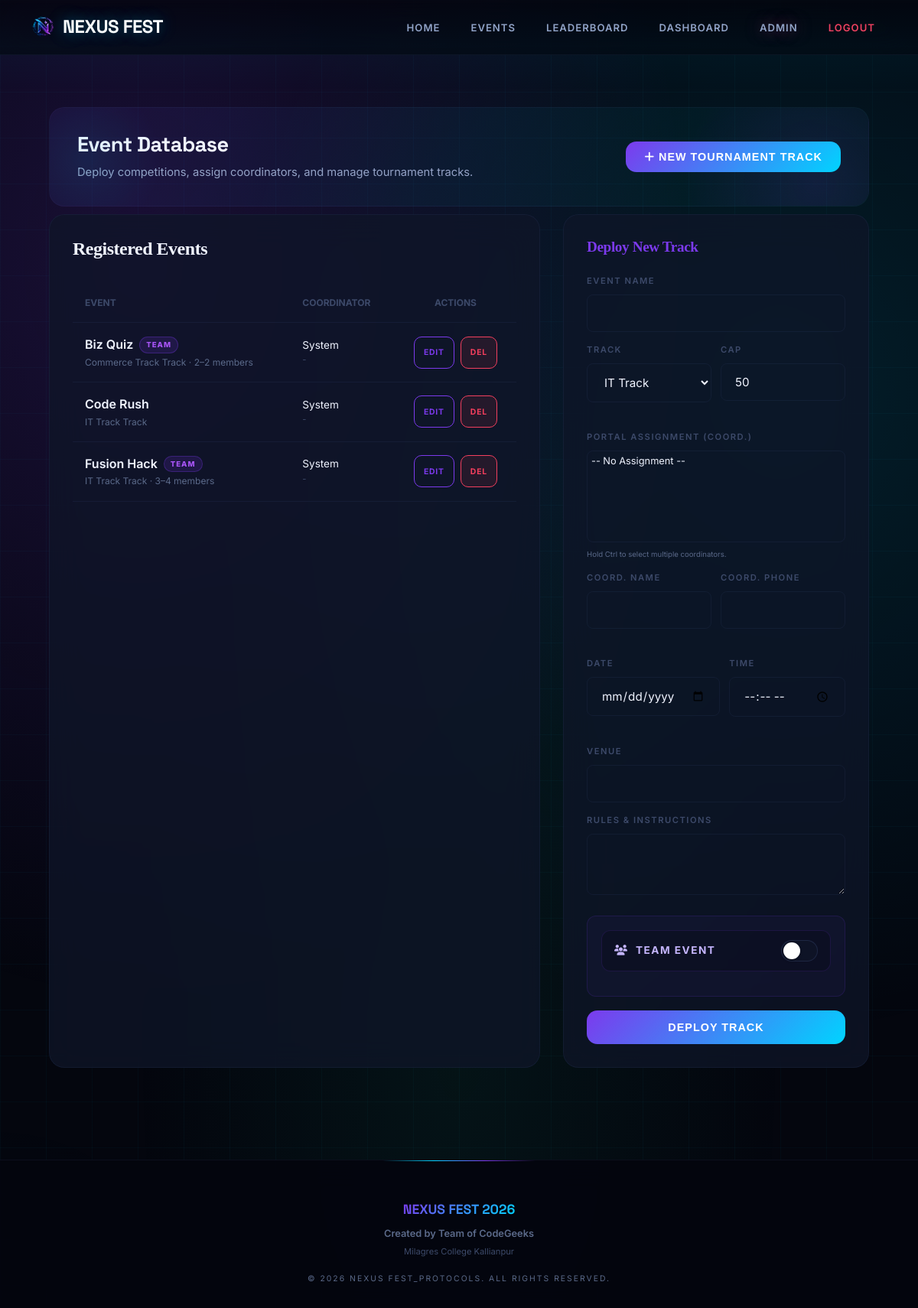
The app's page /admin_events.php (signed in) with its own data.
### tables this page shows
CREATE TABLE IF NOT EXISTS `events` (
  `id` int(11) NOT NULL AUTO_INCREMENT,
  `name` varchar(255) NOT NULL,
  `category` varchar(50) NOT NULL,
  `eligibility_stream` varchar(50) DEFAULT 'ALL',
  `description` text,
  `rules` text,
  `date` date DEFAULT NULL,
  `time` time DEFAULT NULL,
  `venue` varchar(255) DEFAULT NULL,
  `coordinator_name` varchar(255) DEFAULT NULL,
  `coordinator_phone` varchar(20) DEFAULT NULL,
  `coordinator_id` varchar(20) DEFAULT NULL,
  `max_participants` int(11) DEFAULT '0',
  `current_participants` int(11) DEFAULT '0',
  `image` varchar(255) DEFAULT NULL,
  `is_team_event` tinyint(1) DEFAULT '0',
  `min_team_size` int(11) DEFAULT '2',
  `max_team_size` int(11) DEFAULT '4',
  `status` enum('active','full','completed') DEFAULT 'active',
  `created_at` timestamp NOT NULL DEFAULT CURRENT_TIMESTAMP,
  PRIMARY KEY (`id`)
);

### admin_events.php (the view, shortened to what this page needs)
<?php
include 'includes/header.php';
$events = $pdo->query("SELECT * FROM events ORDER BY category, name")->fetchAll();
?>
<div style="padding: 40px;">
    <div class="dashboard-header">
        <div class="header-content">
            <h1>Event Database</h1>
            <p>Deploy competitions, assign coordinators, and manage tournament tracks.</p>
        </div>
        <div class="header-actions">
            <button onclick="resetForm()" class="btn-start-dash" style="width: auto; padding: 12px 24px;">
                <i class="fa-solid fa-plus"></i> NEW TOURNAMENT TRACK
            </button>
        </div>
    </div>
    <div style="display: grid; grid-template-columns: 1fr 400px; gap: 30px;">
        <div class="glass-panel-dash" style="padding: 30px;">
            <h2 style="font-family: 'Outfit'; font-size: 1.5rem; margin-bottom: 30px;">Registered Events</h2>
            <div style="overflow-x: auto;">
                <table style="width: 100%; border-collapse: collapse;">
                    <thead>
                        <tr style="border-bottom: 1px solid var(--border);">
                            <th
                                style="padding: 16px; text-align: left; color: var(--text-dim); font-size: 0.75rem; text-transform: uppercase;">
                                Event</th>
                            <th
                                style="padding: 16px; text-align: left; color: var(--text-dim); font-size: 0.75rem; text-transform: uppercase;">
                                Coordinator</th>
                            <th
                                style="padding: 16px; text-align: center; color: var(--text-dim); font-size: 0.75rem; text-transform: uppercase;">
                                Actions</th>
                        </tr>
                    </thead>
                    <tbody>
                        <?php foreach ($events as $ev): ?>
                            <tr style="border-bottom: 1px solid var(--border);">
                                <td style="padding: 16px;">
                                    <div style="font-weight: 600; display:flex; align-items:center; gap:8px;">
                                        <?= htmlspecialchars($ev['name']) ?>
                                        <?php if (!empty($ev['is_team_event'])): ?>
                                            <span
                                                style="font-size:0.6rem; font-weight:800; background:rgba(124,58,237,0.15); color:#a855f7; border:1px solid rgba(124,58,237,0.3); padding:2px 8px; border-radius:50px; letter-spacing:1px;">TEAM</span>
                                        <?php endif; ?>
                                    </div>
                                    <div style="font-size: 0.75rem; color: var(--text-muted);">
                                        <?= $ev['category'] ?> Track
                                        <?php if (!empty($ev['is_team_event'])): ?>
                                            · <?= $ev['min_team_size'] ?>–<?= $ev['max_team_size'] ?> members
                                        <?php endif; ?>
                                    </div>
                                </td>
                                <td style="padding: 16px;">
                                    <div style="font-size: 0.85rem; color: var(--text-main);">
                                        <?= htmlspecialchars($ev['coordinator_name'] ?: 'System') ?></div>
                                    <div style="font-size: 0.7rem; color: var(--text-dim);">
                                        <?= htmlspecialchars($ev['coordinator_id'] ?: '-') ?></div>
                                </td>
                                <td style="padding: 16px; text-align: center;">
                                    <div style="display: flex; gap: 8px; justify-content: center;">
                                        <button onclick='fillEditForm(<?= json_encode($ev) ?>)' class="btn-coord"
                                            style="padding: 6px 12px; font-size: 0.65rem; background: var(--bg-card); color: var(--primary); border-color: var(--primary);">EDIT</button>
                                        <form method="POST" onsubmit="return confirm('Delete this event?');"
                                            style="display:inline;">
                                            <button type="submit" class="btn-coord"
                                                style="padding: 6px 12px; font-size: 0.65rem; background: rgba(239, 68, 68, 0.1); color: var(--danger); border-color: var(--danger);">DEL</button>
                                        </form>
                                    </div>
                                </td>
                            </tr>
                        <?php endforeach; ?>
                    </tbody>
                </table>
            </div>
        </div>
        <div class="glass-panel-dash" style="padding: 30px;">
            <h3 id="form-title"
                style="font-family: 'Outfit'; font-size: 1.2rem; margin-bottom: 25px; color: var(--primary);">Deploy New
                Track</h3>
            <form id="event-form" method="POST">
                <div class="form-group" style="margin-bottom: 15px;">
                    <label style="color: var(--text-dim); font-size: 0.7rem;">Event Name</label>
                    <input type="text" name="name" id="field-name" required
                        style="background: var(--bg-dark); border: 1px solid var(--border); border-radius: 8px;">
                </div>
                <div style="display: grid; grid-template-columns: 1fr 1fr; gap: 12px; margin-bottom: 15px;">
                    <div class="form-group">
                        <label style="color: var(--text-dim); font-size: 0.7rem;">Track</label>
                        <select name="category" id="field-category"
                            style="background: var(--bg-dark); border: 1px solid var(--border); border-radius: 8px;">
                            <option value="IT">IT Track</option>
                        </select>
                    </div>
                    <div class="form-group">
                        <label style="color: var(--text-dim); font-size: 0.7rem;">Cap</label>
                        <input type="number" name="max_participants" id="field-max-p" value="50"
                            style="background: var(--bg-dark); border: 1px solid var(--border); border-radius: 8px;">
                    </div>
                </div>
                <div class="form-group" style="margin-bottom: 15px;">
                    <label style="color: var(--text-dim); font-size: 0.7rem;">Portal Assignment (Coord.)</label>
                    <select name="coordinator_id[]" id="field-coord-id" multiple
                        style="background: var(--bg-dark); border: 1px solid var(--border); border-radius: 8px; height: 120px; font-size: 0.8rem; padding: 5px;">
                        <option value="">-- No Assignment --</option>
                    </select>
                    <small style="color: var(--text-muted); font-size: 0.6rem; display: block; margin-top: 4px;">Hold
                        Ctrl to select multiple coordinators.</small>
                </div>
                <div style="display: grid; grid-template-columns: 1fr 1fr; gap: 12px; margin-bottom: 15px;">
                    <div class="form-group"><label style="color: var(--text-dim); font-size: 0.7rem;">Coord.
                            Name</label><input type="text" name="coordinator_name" id="field-coord-n"
                            style="background: var(--bg-dark); border: 1px solid var(--border); border-radius: 8px;">
                    </div>
                    <div class="form-group"><label style="color: var(--text-dim); font-size: 0.7rem;">Coord.
                            Phone</label><input type="text" name="coordinator_phone" id="field-coord-p"
                            style="background: var(--bg-dark); border: 1px solid var(--border); border-radius: 8px;">
                    </div>
                </div>
                <div style="display: grid; grid-template-columns: 1fr 1fr; gap: 12px; margin-bottom: 15px;">
                    <div class="form-group"><label style="color: var(--text-dim); font-size: 0.7rem;">Date</label><input
                            type="date" name="date" id="field-date"
                            style="background: var(--bg-dark); border: 1px solid var(--border); border-radius: 8px;">
                    </div>
                    <div class="form-group"><label style="color: var(--text-dim); font-size: 0.7rem;">Time</label><input
                            type="time" name="time" id="field-time"
                            style="background: var(--bg-dark); border: 1px solid var(--border); border-radius: 8px;">
                    </div>
                </div>
                <div class="form-group" style="margin-bottom: 15px;">
                    <label style="color: var(--text-dim); font-size: 0.7rem;">Venue</label>
                    <input type="text" name="venue" id="field-venue"
                        style="background: var(--bg-dark); border: 1px solid var(--border); border-radius: 8px;">
                </div>
                <div class="form-group" style="margin-bottom: 20px;">
                    <label style="color: var(--text-dim); font-size: 0.7rem;">Rules & Instructions</label>
                    <textarea name="rules" id="field-rules"
                        style="height: 80px; background: var(--bg-dark); border: 1px solid var(--border); border-radius: 8px;"></textarea>
                </div>
                <div
                    style="margin-bottom: 18px; padding: 18px; background: rgba(124,58,237,0.05); border: 1px solid rgba(124,58,237,0.15); border-radius: 12px;">
                    <label
                        style="display:flex; justify-content:space-between; align-items:center; cursor:pointer; margin-bottom:14px; padding: 12px 16px; background: rgba(0,0,0,0.2); border-radius: 12px; border: 1px solid rgba(124,58,237,0.15);">
                        <span style="color:#c4b5fd; font-size:0.85rem; font-weight:700;"><i
                                class="fa-solid fa-users"></i> &nbsp;Team Event</span>
                        <input type="checkbox" name="is_team_event" id="field-is-team" class="mobile-toggle"
                            onchange="toggleTeamFields()">
                    </label>
                </div>
                <button type="submit" id="submit-btn" class="btn-start-dash">DEPLOY TRACK</button>
            </form>
        </div>
    </div>
</div>
<?php include 'includes/footer.php'; ?>

### records on screen
events: name "Biz Quiz", is_team_event "TEAM", category "Commerce Track", min_team_size "2", max_team_size "2", coordinator_name "System", coordinator "-"
events: name "Code Rush", category "IT Track", coordinator_name "System", coordinator "-"
events: name "Fusion Hack", is_team_event "TEAM", category "IT Track", min_team_size "3", max_team_size "4", coordinator_name "System", coordinator "-"
